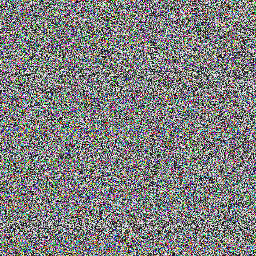
%> input picture My_Compression-Encryption_algorithm/原始、加密、解密图片/lena/加密后的lena.png, 256 x 256 px
$ octave main_jiemi.m   (GNU Octave 9; MATLAB toolbox functions it lacks are replaced by stand-ins)
%> lines starting %> are read from the running program, lines starting %| are printed output that depends on the picture
%% 联合彩色数字图像加密-压缩系统（解密）
%   @author:董昊
%   @date:2018.04.17
%-------------------------------------------------------------------------------------------------------%
clear;clc;
I=imread('../原始、加密、解密图片/lena/加密后的lena.png','png');             %读取图像信息
%> I is the input picture: size 256x256x3 uint8; mean R, G, B 126.9, 127.3, 127.1
% [14 lines of commented-out code are left out]
load('Encryption_Key.mat');

U1=I(:,:,1);
U2=I(:,:,2);
U3=I(:,:,3);
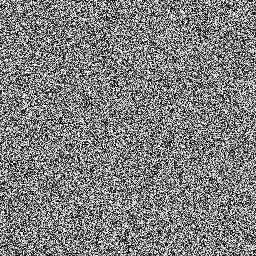
%> U3: size 256x256 uint8; min 0, max 255, mean 127.1

[M,N]=size(U1);                      %将图像的行列赋值给M,N
%> M = 256; N = 256

%密钥敏感度分析
t=KEY(1,1);    %分块大小

SUM=M*N;
%> SUM = 65536

%密钥敏感度分析
% u=3.9999000000000001;
u=KEY(1,2);
% u=3.78774868768;

xx0=KEY(1,10);
% xx0=0.3884000000000001;

xx1=KEY(1,11);
% xx1=0.4133000000000001;

ppx=zeros(1,M+1000);        %预分配内存
ppy=zeros(1,N+1000);
ppx(1)=xx0;
ppy(1)=xx1;
for i=1:M+999                 %进行M+999次循环，共得到M+1000点（包括初值）
    ppx(i+1)=u*ppx(i)*(1-ppx(i));
end
for i=1:N+999                 %进行M+999次循环，共得到M+1000点（包括初值）
    ppy(i+1)=u*ppy(i)*(1-ppy(i));
end
ppx=ppx(1001:length(ppx));            %去除前1000点，获得更好的随机性
ppy=ppy(1001:length(ppy));

[~,Ux]=sort(ppx,'descend');
[~,Uy]=sort(ppy,'descend');

for i=N:-1:1
    temp = U1(:,i);
    U1(:,i) = U1(:,Uy(i));
    U1(:,Uy(i)) = temp;
    temp = U2(:,i);
    U2(:,i) = U2(:,Uy(i));
    U2(:,Uy(i)) = temp;
    temp = U3(:,i);
    U3(:,i) = U3(:,Uy(i));
    U3(:,Uy(i)) = temp;
end
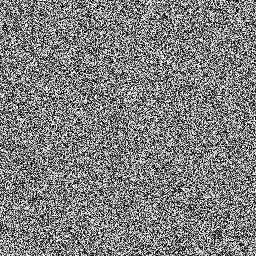
%> U1: size 256x256 uint8; min 0, max 255, mean 126.9; mean of the top-left, top-right, bottom-left and bottom-right quarters 126.5, 128, 126.6, 126.6
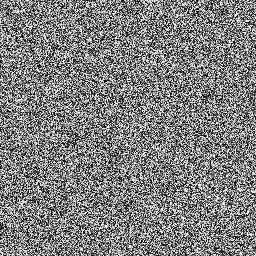
%> U2: size 256x256 uint8; min 0, max 255, mean 127.3; mean of the top-left, top-right, bottom-left and bottom-right quarters 127.3, 127.6, 126.5, 127.9
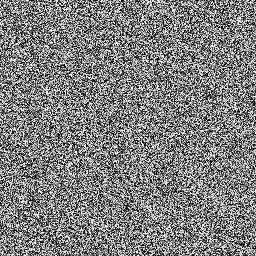
%> U3: size 256x256 uint8; min 0, max 255, mean 127.1; mean of the top-left, top-right, bottom-left and bottom-right quarters 126.8, 127.2, 126, 128.2
for i=M:-1:1
    temp = U1(i,:);
    U1(i,:) = U1(Ux(i),:);
    U1(Ux(i),:) = temp;
    temp = U2(i,:);
    U2(i,:) = U2(Ux(i),:);
    U2(Ux(i),:) = temp;
    temp = U3(i,:);
    U3(i,:) = U3(Ux(i),:);
    U3(Ux(i),:) = temp;
end
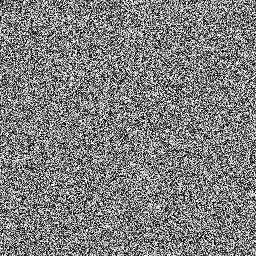
%> U1: size 256x256 uint8; min 0, max 255, mean 126.9; mean of the top-left, top-right, bottom-left and bottom-right quarters 127.1, 127.4, 126, 127.2
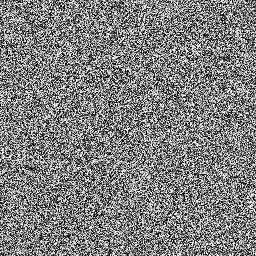
%> U2: size 256x256 uint8; min 0, max 255, mean 127.3; mean of the top-left, top-right, bottom-left and bottom-right quarters 127.5, 127.3, 126.2, 128.1
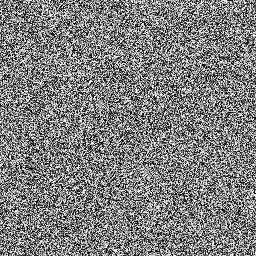
%> U3: size 256x256 uint8; min 0, max 255, mean 127.1; mean of the top-left, top-right, bottom-left and bottom-right quarters 127.4, 127.1, 125.5, 128.2
% [280 lines of commented-out code are left out]
